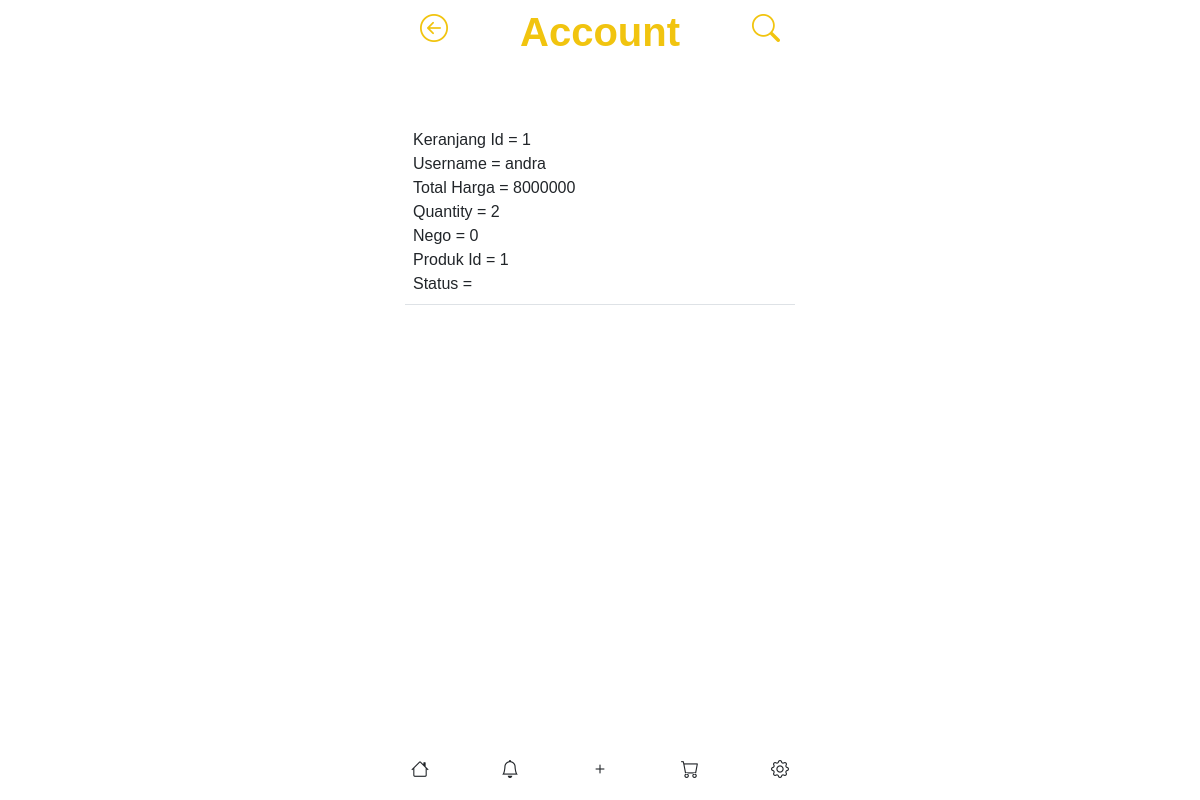
Screenshot of /yourorder.php (signed in) with the database file from the repository.
### tables this page shows
CREATE TABLE `pesanan` (
  `keranjangid` int(11) NOT NULL,
  `username` varchar(20) NOT NULL,
  `total_harga` int(10) NOT NULL,
  `productid` int(11) NOT NULL,
  `quantity` int(3) NOT NULL,
  `nego` int(10) NOT NULL,
  `file` text NOT NULL,
  `desainerid` int(11) NOT NULL,
  `status` varchar(10) NOT NULL
);

### yourorder.php (the view, shortened to what this page needs)
<!doctype html>
    <html lang="en">
    <head>
        <link rel="stylesheet" href="style/style.css">
        <link href="https://cdn.jsdelivr.net/npm/bootstrap@5.2.2/dist/css/bootstrap.min.css" rel="stylesheet">
        <link rel="stylesheet" href="https://cdn.jsdelivr.net/npm/bootstrap-icons@1.10.5/font/bootstrap-icons.css">
    </head>
    <body style="font-family: 'Montserrat', sans-serif;">
        <nav class="navbar fixed-top mx-auto" style="height:60px; background: white;">
            <div class="container-fluid">
                <div class="row gap-5 mx-auto color-primary" style="font-size:18px;">
                    <div class="col">
                        <a class="nav-link active" href="index_login.php" style="font-size: 28px;"><i class="bi bi-arrow-left-circle"></i></a>
                    </div>
                    <div class="col" >
                        <h1 class="fw-semibold">Account</h1>
                    </div>
                    <div class="col">
                        <a class="nav-link " href="" style="font-size: 28px;"><i class="bi bi-search"></i></a>
                    </div>
                </div>
            </div>
    </nav>
    <section class="mx-auto" style="width:390px; padding-top: 120px">
     <?php
     include('koneksi.php');
     $username = $_SESSION['username'];
     $sql   = "SELECT * FROM pesanan WHERE username = '$username'";
     $query  = mysqli_query($connect, $sql);
     while ($data = mysqli_fetch_array($query)) {
        ?>
        <div class="form-outline mb-3 text-left">
            <table class="table">
             <tbody>
                <tr>
                  <td> Keranjang Id = <?=$data['keranjangid']?> <?php echo "<br>" ?> Username = <?= $data['username']?> <?php echo "<br>" ?>  Total Harga = <?= $data['total_harga']?> <?php echo "<br>" ?> Quantity =  <?= $data['quantity']?> <?php echo "<br>" ?> Nego = <?= $data['nego']?> <?php echo "<br>" ?>  Produk Id = <?= $data['productid']?> <?php echo "<br>" ?> Status = <?= $data['status']?></td>
              </tr>
          </tbody>
      </table>
  </div>
  <?php
}?>
</section>
<nav class="navbar fixed-bottom bg-body-tertiary" style="height:60px; background: white;">
    <div class="container text-center ">
        <div class="row gap-5 mx-auto" style="font-size:18px;">
            <div class="col">
                <a class="nav-link active" aria-current="page" href="index_login.php"><i class="bi bi-house "></i></a>
            </div>
            <div class="col">
                <a class="nav-link" href=""><i class="bi bi-bell"></i></a>
            </div>
            <div class="col">
                <a class="nav-link " href=""><i class="bi bi-plus"></i></a>
            </div>
            <div class="col">
                <a class="nav-link " href="keranjang.php"><i class="bi bi-cart"></i></a>
            </div>
            <div class="col">
                <a class="nav-link" href=""><i class="bi bi-gear"></i></a>
            </div>
        </div>
    </div>
</nav>
</body>
</html>

### style/style.css (style rules this page uses)
.color-primary { color: #F1C40F; }
body { font-family: 'Montserrat', sans-serif; }

### rows the page displays
pesanan: keranjangid "1", username "andra", total_harga "8000000", quantity "2", nego "0", productid "1"
